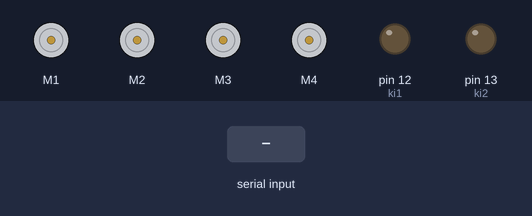
This sketch was run on a simulated Arduino Uno, built with avr-gcc and run on an emulated ATmega328P. On the bench: 4 × DC motor (green arrow = forward, orange = backward, longer = faster), output pins drawn as LEDs (lit = HIGH). The test bench sets the inputs (shaded band).

Above: at 1.2 s.
1.3 s: "F" received over Serial
At 2.2 s:
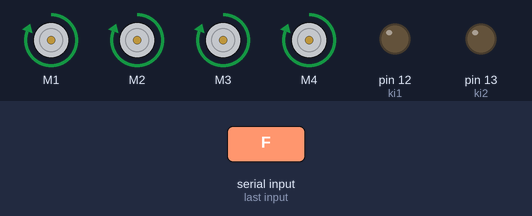
2.8 s: byte 83 ('S') received over Serial
At 3.3 s:
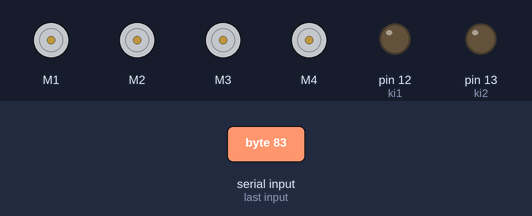
4.3 s: "G" received over Serial
At 5.5 s:
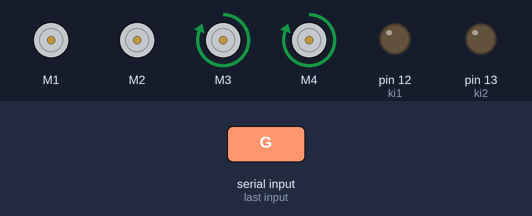
5.8 s: "I" received over Serial
At 6.8 s:
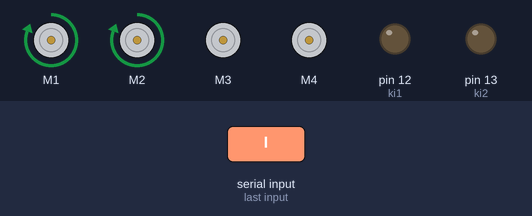
7.3 s: "B" received over Serial
At 8.0 s:
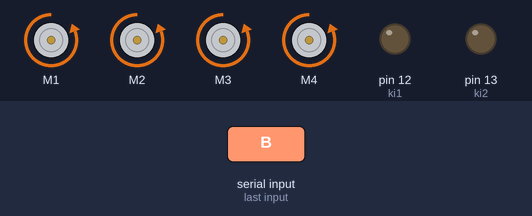
8.8 s: "H" received over Serial
At 9.1 s:
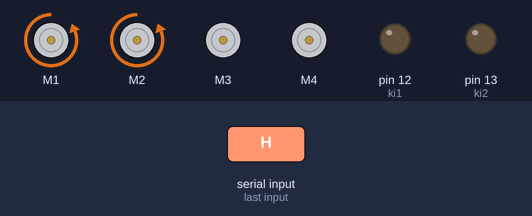
Timing chart, 0 to 11.3 s (numbered marks = the images above; inputs shaded):
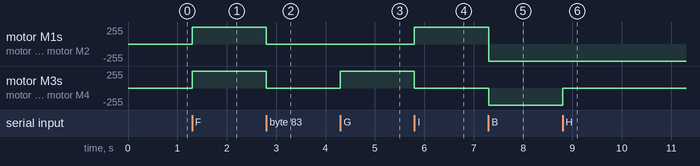

The sketch:

motorshield.ino
```cpp
#include<AFMotor.h>
#define ki1 12
#define ki2 13
AF_DCMotor leftf(1);
AF_DCMotor leftb(2);
AF_DCMotor rightf(3);
AF_DCMotor rightb(4);

int mov=1;
char value=NULL;
void setup(){
  pinMode(ki1,OUTPUT);   //kick 1
  pinMode(ki2,OUTPUT);   //kick 2

  Serial.begin(9600);
}

void loop()
 {
//  Serial.println(RELEASE);
if(Serial.available()>0)
  {
    value = Serial.read();
//////////////////////////////////////////////front is front
 //--------------------FORWARD------------------------------
     if(value=='F')
     {
          mv(1,1,255,255);
      }
//--------------------FORWARD LEFT------------------------------
    else if(value=='G')
    {
         mv(1,1,0,255);
    }
//--------------------FORWARD RIGHT------------------------------
    else if(value=='I')
    {
         mv(1,1,255,0);
     }
//--------------------BACKWARD------------------------------
     else if(value=='B')
     {
         mv(2,2,255,255);
      }

//--------------------BACKWARD LEFT------------------------------

      else if(value=='H')
      {
         mv(2,2,255,0);
       }
//--------------------BACKWARD RIGHT------------------------------
      else if(value=='J')
      {
         mv(2,2,0,255);
      }
 //----------------------RIGHT-----------------------------------
     else if(value=='R')
     {
          mv(1,2,255,255);
       }
 //--------------------LEFT------------------------------
     else if(value=='L')
      {
          mv(2,1,255,255);
       }
      else if(value=='W')
      {
         digitalWrite(ki1,1);
         digitalWrite(ki2,0);
       }
       else if(value=='w')
      {
         digitalWrite(ki1,0);
         digitalWrite(ki2,0);
       }
     else if(value=='S' || value==NULL){
          mv(4,4,0,0);
      }
 }

 }
///////functions///////////////////////////
 void mv(int c1,int c2,int s1,int s2){  ///c1:control 1 and etc...s1:speed 1 and etc..
         leftf.run(c1);
         leftb.run(c1);
         rightf.run(c2);
         rightb.run(c2);
         leftf.setSpeed(s1);
         leftb.setSpeed(s1);
         rightf.setSpeed(s2);
         rightb.setSpeed(s2);
  }
```

Measured:
- after the input at 1.3 s, motor M1–4: stopped → forward 255/255 at once
- after the input at 2.8 s, motor M1–4: forward 255/255 → stopped at once
- after the input at 4.3 s, motor M3, motor M4: stopped → forward 255/255 at once
- after the input at 5.8 s, motor M1, motor M2: stopped → forward 255/255 at once; motor M3, motor M4: forward 255/255 → stopped at once
- after the input at 7.3 s, motor M1, motor M2: forward 255/255 → backward 255/255 at once; motor M3, motor M4: stopped → backward 255/255 at once
- after the input at 8.8 s, motor M3, motor M4: backward 255/255 → stopped at once
